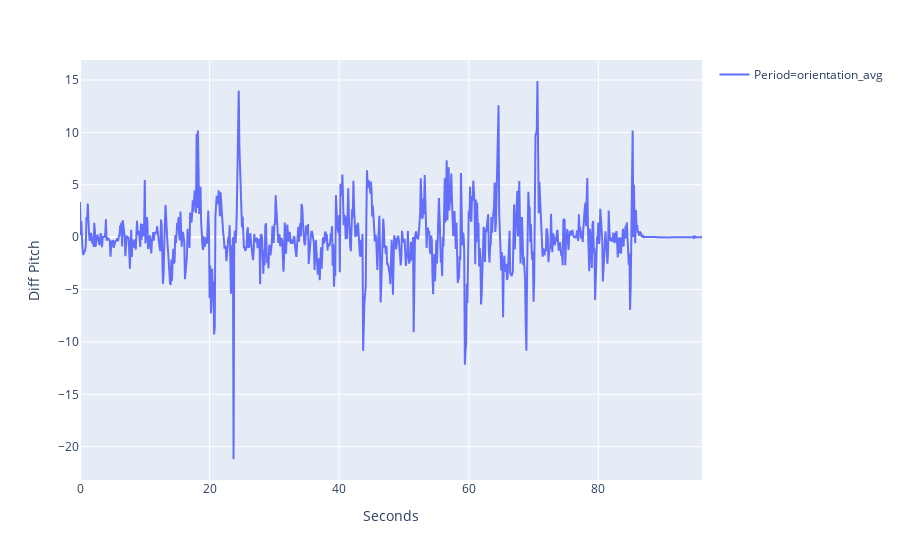

Here is the notebook cell this chart was saved with:
### Markdown cell above
### Calculate and visualize average angle differences

### Code cell
print("length of exploration data: {}".format(ex_data_rows))
print("min length of orientation data: {}".format(min_or_data_rows))

df_or_avarage = df_or.groupby('Seconds Intern').mean()
df_or_avarage = df_or_avarage[:min_or_data_rows]
df_or_avarage.insert(0, 'Period', 'orientation_mean')
fig = px.line(df_or_avarage, x="Seconds", y="Diff Pitch", color="Period")
fig.show()
fig = px.line(df_or_avarage, x="Seconds", y="Abs Diff Pitch", color="Period")
#fig.show()

### Figure 1 — Plotly figure (JSON) as saved in the notebook; plotly's stock layout.template omitted (floating-point values rounded to 4 significant figures; data arrays with more than 128 entries replaced by an {"elided": "..."} marker saying what was removed)
{"data": [{"hoverlabel": {"namelength": 0}, "hovertemplate": "Period=orientation_avg<br>Seconds=%{x}<br>Diff Pitch=%{y}", "legendgroup": "Period=orientation_avg", "line": {"color": "#636efa", "dash": "solid"}, "mode": "lines", "name": "Period=orientation_avg", "showlegend": true, "type": "scatter", "x": {"elided": "961 float values"}, "xaxis": "x", "y": {"elided": "961 float values"}, "yaxis": "y"}], "layout": {"legend": {"tracegroupgap": 0}, "margin": {"t": 60}, "xaxis": {"anchor": "y", "domain": [0, 1], "title": {"text": "Seconds"}}, "yaxis": {"anchor": "x", "domain": [0, 1], "title": {"text": "Diff Pitch"}}}}
